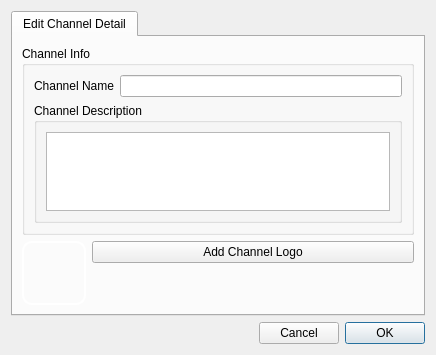
<?xml version="1.0" encoding="UTF-8"?>
<ui version="4.0">
 <class>EditChanDetails</class>
 <widget class="QDialog" name="EditChanDetails">
  <property name="geometry">
   <rect>
    <x>0</x>
    <y>0</y>
    <width>436</width>
    <height>355</height>
   </rect>
  </property>
  <property name="windowTitle">
   <string>Channel Details</string>
  </property>
  <property name="windowIcon">
   <iconset resource="../images.qrc">
    <normaloff>:/images/rstray3.png</normaloff>:/images/rstray3.png</iconset>
  </property>
  <layout class="QGridLayout" name="gridLayout_3">
   <item row="1" column="0">
    <layout class="QGridLayout" name="_2">
     <item row="0" column="0">
      <spacer>
       <property name="orientation">
        <enum>Qt::Horizontal</enum>
       </property>
       <property name="sizeHint" stdset="0">
        <size>
         <width>311</width>
         <height>20</height>
        </size>
       </property>
      </spacer>
     </item>
     <item row="0" column="1">
      <widget class="QPushButton" name="cancelButton">
       <property name="text">
        <string>Cancel</string>
       </property>
      </widget>
     </item>
     <item row="0" column="2">
      <widget class="QPushButton" name="applyButton">
       <property name="text">
        <string>OK</string>
       </property>
       <property name="autoDefault">
        <bool>false</bool>
       </property>
       <property name="default">
        <bool>true</bool>
       </property>
      </widget>
     </item>
    </layout>
   </item>
   <item row="0" column="0">
    <widget class="QTabWidget" name="stabWidget">
     <property name="currentIndex">
      <number>0</number>
     </property>
     <widget class="QWidget" name="tab">
      <attribute name="icon">
       <iconset resource="../images.qrc">
        <normaloff>:/images/info16.png</normaloff>:/images/info16.png</iconset>
      </attribute>
      <attribute name="title">
       <string>Edit Channel Detail</string>
      </attribute>
      <layout class="QGridLayout" name="gridLayout_5">
       <item row="0" column="0">
        <widget class="QGroupBox" name="groupBox_2">
         <property name="title">
          <string>Channel Info</string>
         </property>
         <layout class="QGridLayout" name="gridLayout_2">
          <item row="0" column="0">
           <widget class="QLabel" name="label">
            <property name="text">
             <string>Channel Name</string>
            </property>
           </widget>
          </item>
          <item row="0" column="1">
           <widget class="QLineEdit" name="nameline"/>
          </item>
          <item row="1" column="0" colspan="2">
           <widget class="QGroupBox" name="groupBox">
            <property name="title">
             <string>Channel Description</string>
            </property>
            <layout class="QGridLayout" name="gridLayout">
             <item row="0" column="0">
              <widget class="QTextEdit" name="DescriptiontextEdit"/>
             </item>
            </layout>
           </widget>
          </item>
         </layout>
        </widget>
       </item>
       <item row="1" column="0">
        <layout class="QGridLayout" name="gridLayout_4">
         <item row="1" column="1">
          <spacer name="horizontalSpacer">
           <property name="orientation">
            <enum>Qt::Horizontal</enum>
           </property>
           <property name="sizeHint" stdset="0">
            <size>
             <width>118</width>
             <height>20</height>
            </size>
           </property>
          </spacer>
         </item>
         <item row="0" column="1">
          <widget class="QPushButton" name="LogoButton">
           <property name="text">
            <string>Add Channel Logo</string>
           </property>
           <property name="icon">
            <iconset resource="../images.qrc">
             <normaloff>:/images/add_image24.png</normaloff>:/images/add_image24.png</iconset>
           </property>
          </widget>
         </item>
         <item row="0" column="0" rowspan="2">
          <widget class="QToolButton" name="ChannelLogoButton">
           <property name="minimumSize">
            <size>
             <width>64</width>
             <height>64</height>
            </size>
           </property>
           <property name="maximumSize">
            <size>
             <width>64</width>
             <height>64</height>
            </size>
           </property>
           <property name="styleSheet">
            <string notr="true">
border: 2px solid white;
border-radius: 10px;
</string>
           </property>
           <property name="text">
            <string/>
           </property>
           <property name="icon">
            <iconset resource="../images.qrc">
             <normaloff>:/images/channels.png</normaloff>:/images/channels.png</iconset>
           </property>
           <property name="iconSize">
            <size>
             <width>64</width>
             <height>64</height>
            </size>
           </property>
          </widget>
         </item>
        </layout>
       </item>
      </layout>
     </widget>
    </widget>
   </item>
  </layout>
 </widget>
 <resources>
  <include location="../images.qrc"/>
 </resources>
 <connections/>
</ui>
